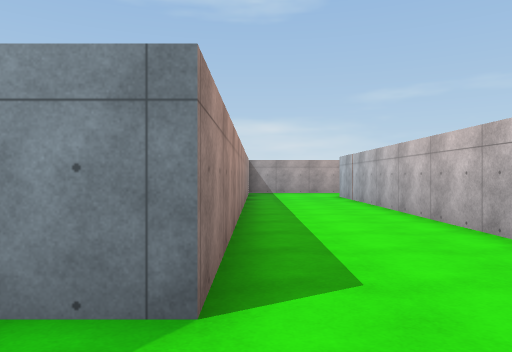
[1] (above)

24 first-person views from a walk through a scene from a Unity 3-D project. The camera is 1.3 m above the floor, looks level and sees 70° across. The floor is counted in squares, 2 m on a side. Each view is taken from the middle of a square. On the plan, view 1 faces up. The plan holds only what a view shows up to about 11 squares ahead; the rest is blank. The player is left out. Some surface patterns are stand-ins.

[2]
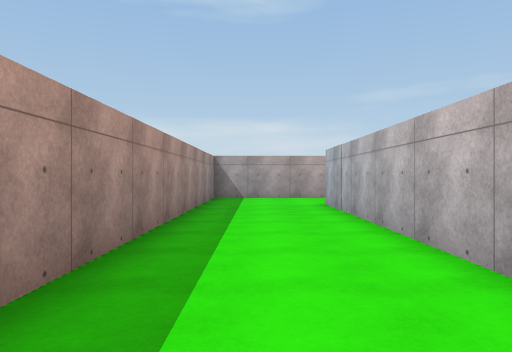

[3]
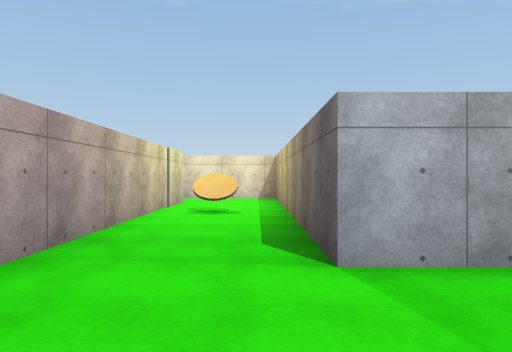

[4]
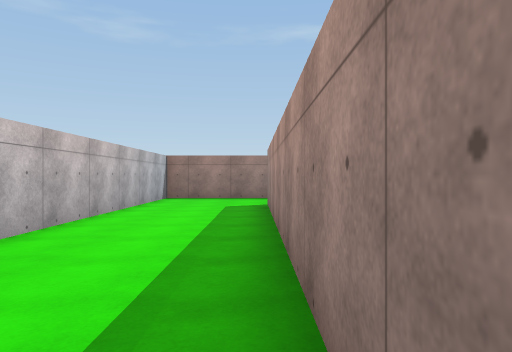

[5]
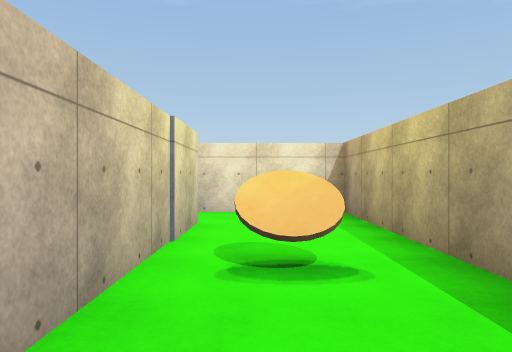

[6]
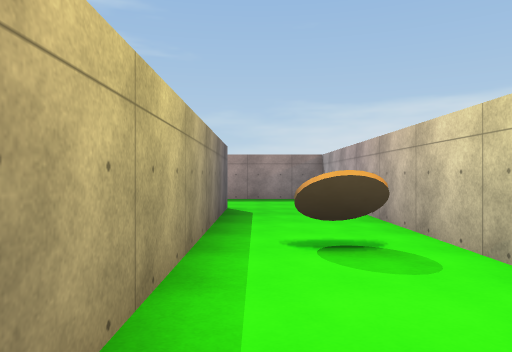

[7]
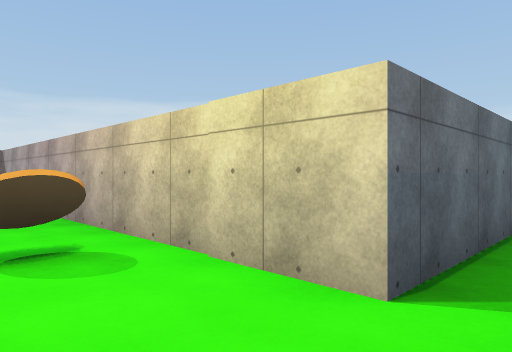

[8]
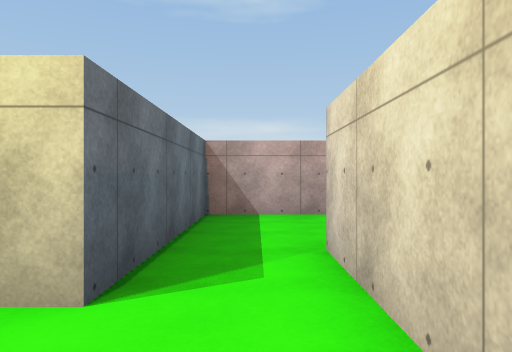

[9]
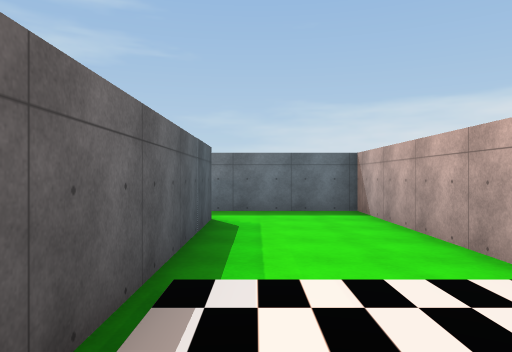

[10]
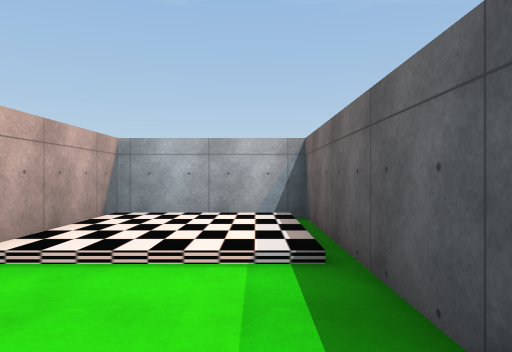

[11]
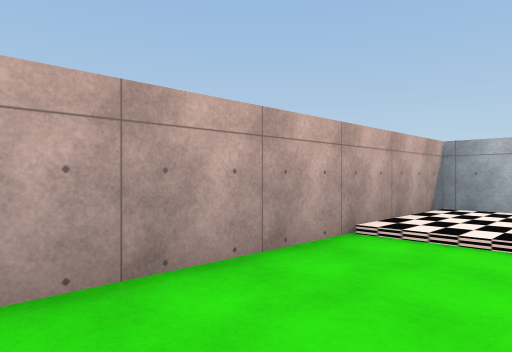

[12]
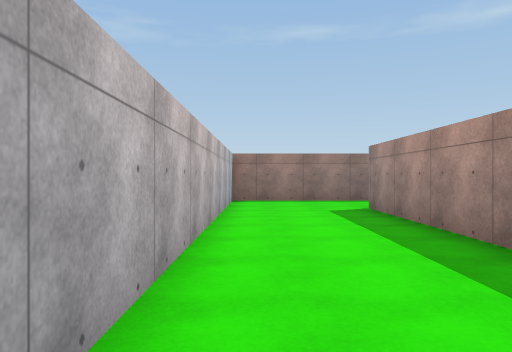

[13]
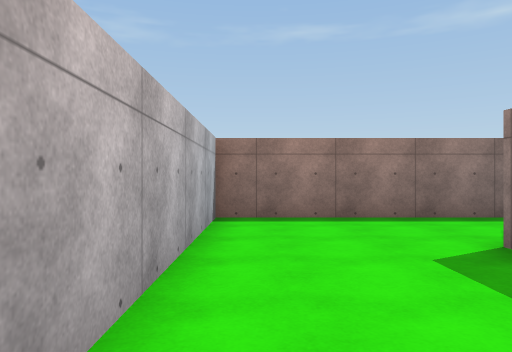

[14]
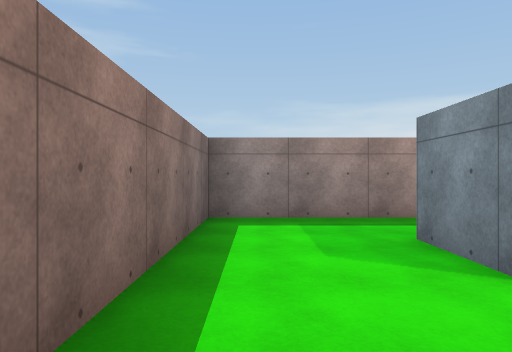

[15]
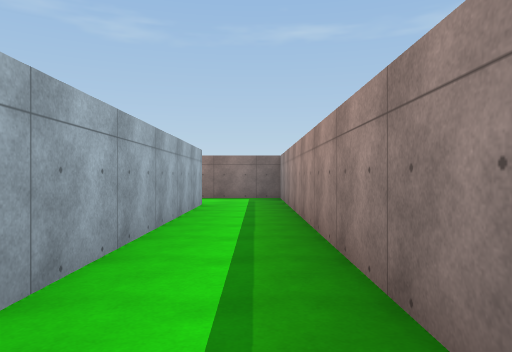

[16]
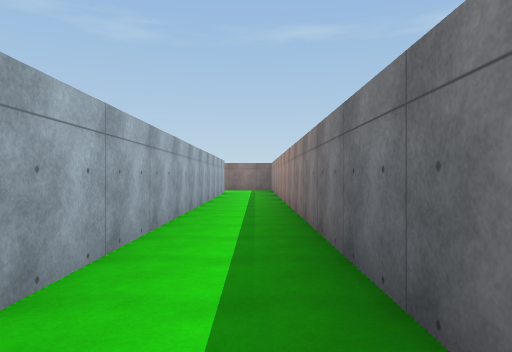

[17]
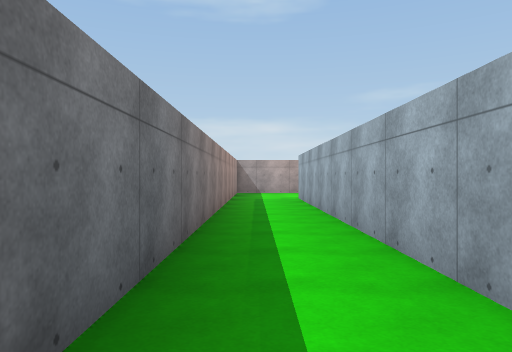

[18]
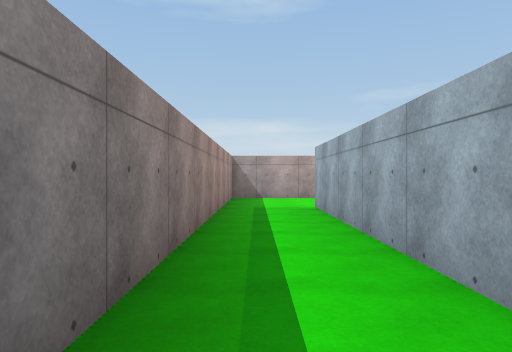

[19]
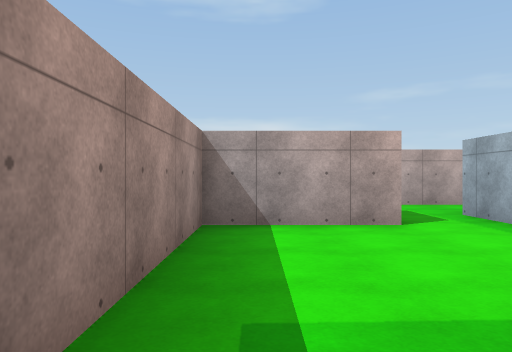

[20]
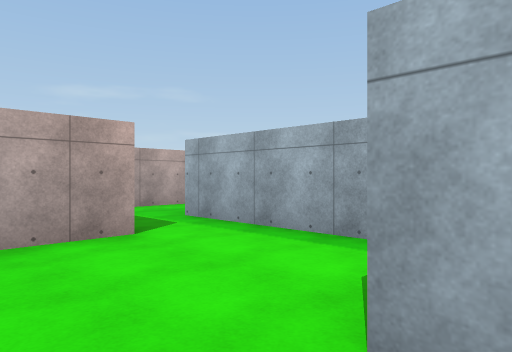

[21]
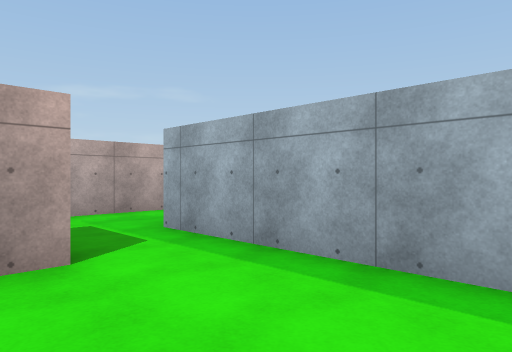

[22]
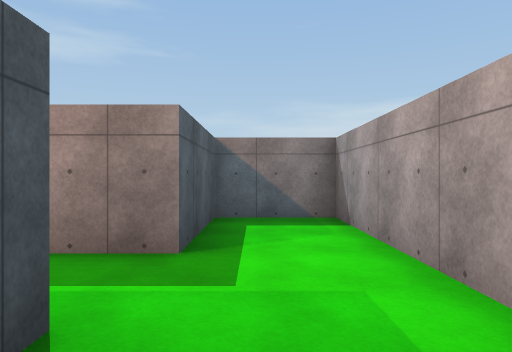

[23]
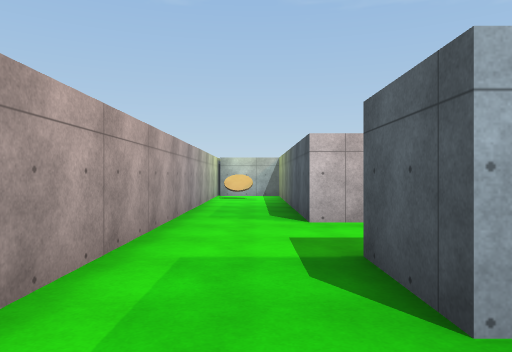

[24]
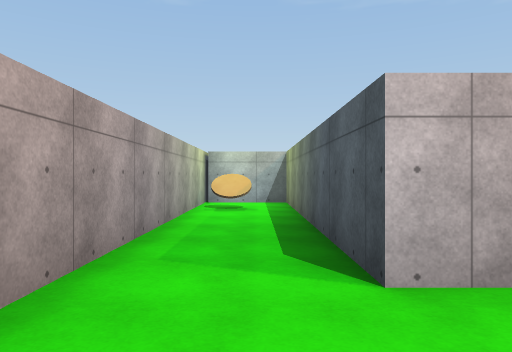

### Floor plan
Key: @ floor where view 1 was taken; # wall or solid block; . main floor; : floor 0.25 m higher than the main floor; O other object.
Columns run from 4 left of view 1 to 18 right of it. Each row starts with its distance up from view 1.
 30 ################
 29 #............O.##
 28 #..............#
 27 ####.##.########
 26 ####.#  #
 25 #....#
 24 #....#
 23 #....#
 22 #..#
 21 #..#
 20 #..#
 19 #..#         ##########
 18 #..#         #.....:::#
 17 #..#         #.....:::#
 16 #..#         #.....:::#
 15 #..#         #.########
 14 #..###########.#
 13 #..#.......O...#
 12 #..#...........#
 11 #..#...#########
 10 #..#...#
  9 #..#...#
  8 #..#...#
  7 #..#...#
  6 #..#...#
  5 #..#...#
  4 #..#...#
  3 #..#...#
  2 #..#...#
  1 #......#
  0 #...@..#
 -1 ########

Where each view was taken, in squares from view 1:
view 1: 0 up, 0 right, facing up
view 2: 3 up, 1 right, facing up
view 3: 12 up, 0 right, facing right
view 4: 10 up, 0 right, facing down
view 5: 13 up, 4 right, facing right
view 6: 12 up, 10 right, facing left
view 7: 12 up, 10 right, facing up-left
view 8: 12 up, 10 right, facing up
view 9: 16 up, 17 right, facing left
view 10: 16 up, 12 right, facing right
view 11: 16 up, 11 right, facing up-right
view 12: 9 up, 2 right, facing down
view 13: 5 up, 2 right, facing down
view 14: 0 up, 2 right, facing left
view 15: 10 up, 3 left, facing down
view 16: 16 up, 3 left, facing down
view 17: 12 up, 3 left, facing up
view 18: 15 up, 3 left, facing up
view 19: 21 up, 3 left, facing up
view 20: 22 up, 3 left, facing up-right
view 21: 23 up, 2 left, facing up-right
view 22: 28 up, 2 right, facing left
view 23: 28 up, 1 left, facing right
view 24: 28 up, 2 right, facing right
